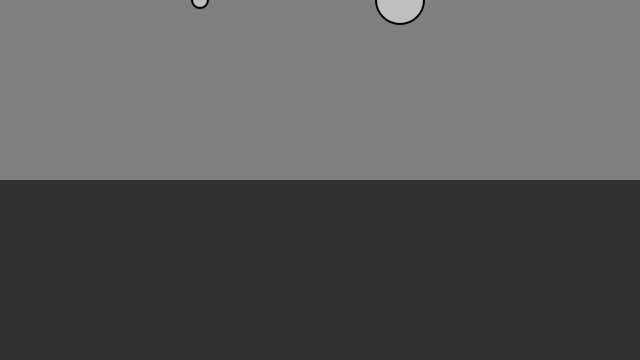
Frame 1 (no input)
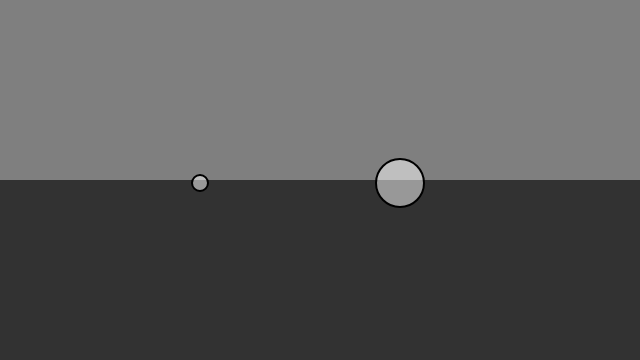
Frame 60 (no input)
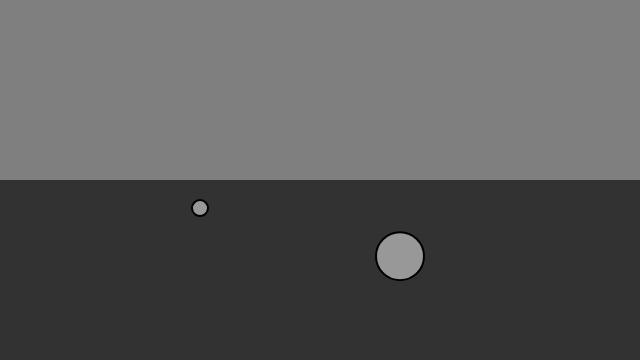
Frame 120 (the mouse pressed at the canvas centre since frame 60)

The p5.js sketch that drew these frames (run headless with seeded random() and noise() and a simulated clock; from frame 60 on, the mouse is pressed at the canvas centre):

// p5.js sketch
// ── sketch.js

// Two particles. This could be an array
var particle1;
var particle2;

// Liquid
var liquid;

function setup() {
  createCanvas(640, 360);
  // Create a liquid object
  liquid = new Liquid(0, height/2, width, height/2, 0.25);

  particle1 = new Particle(1, 200, 0);
  particle2 = new Particle(3, 400, 0);
}

function draw() {
  background(127);

  // Draw water
  liquid.display();

  // Is the mover in the liquid?
  if (liquid.contains(particle1)) {
    // Calculate drag force
    var dragForce = liquid.calculateDrag(particle1);
    // Apply drag force to Mover
    particle1.applyForce(dragForce);
  }

  // Gravity is scaled by mass here!
  var gravity = createVector(0, 0.1 * particle1.mass);
  // Apply gravity
  particle1.applyForce(gravity);

  //Update and display
  particle1.update();
  particle1.display();
  particle1.checkEdges();

  // Is the mover in the liquid?
  if (liquid.contains(particle2)) {
    // Calculate drag force
    var dragForce = liquid.calculateDrag(particle2);
    // Apply drag force to Mover
    particle2.applyForce(dragForce);
  }

  // Gravity is scaled by mass here!
  var gravity = createVector(0, 0.1 * particle2.mass);
  // Apply gravity
  particle2.applyForce(gravity);

  //Update and display
  particle2.update();
  particle2.display();
  particle2.checkEdges();
}

// ── liquid.js
function Liquid(x, y, w, h, c) {
  this.x = x;
  this.y = y;
  this.w = w;
  this.h = h;
  this.c = c;

  // Is the Mover in the Liquid?
  this.contains = function(m) {
    var l = m.position;
    return l.x > this.x && l.x < this.x + this.w &&
      l.y > this.y && l.y < this.y + this.h;
  };

  // Calculate drag force
  this.calculateDrag = function(m) {
    // Magnitude is coefficient * speed * speed
    var speed = m.velocity.mag();
    var dragMagnitude = this.c * speed * speed;

    // Direction is inverse of velocity
    var dragForce = m.velocity.copy();
    dragForce.mult(-1);

    // Scale according to magnitude
    dragForce.setMag(dragMagnitude);
    // dragForce.normalize();
    // dragForce.mult(dragMagnitude);
    return dragForce;
  }

  this.display = function() {
    noStroke();
    fill(50);
    rect(this.x, this.y, this.w, this.h);
  }
}

// ── particle.js
function Particle(m, x, y) {
  this.position = createVector(x, y);
  this.velocity = createVector(0, 0);
  this.acceleration = createVector(0, 0);
  this.mass = m;

  // Newton's 2nd law: F = M * A, or A = F / M
  this.applyForce = function(force) {
    var f = p5.Vector.div(force, this.mass);
    this.acceleration.add(f);
  };

  this.update = function() {
    // Velocity changes according to acceleration
    this.velocity.add(this.acceleration);
    // Position changes by velocity
    this.position.add(this.velocity);
    // We must clear acceleration each frame
    this.acceleration.mult(0);
  };

  this.display = function() {
    stroke(0);
    strokeWeight(2);
    fill(255, 127);
    ellipse(this.position.x, this.position.y, this.mass*16, this.mass*16);
  };

  this.checkEdges = function() {
    if (this.position.y > height) {
      this.velocity.y *= -0.9; // A little dampening when hitting barrier
      this.position.y = height;
    }
  };
}
